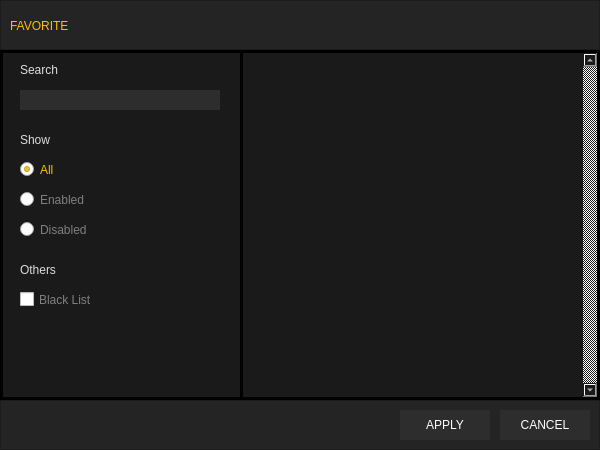
<?xml version="1.0" encoding="UTF-8"?>
<ui version="4.0">
 <class>Dialog</class>
 <widget class="QDialog" name="Dialog">
  <property name="geometry">
   <rect>
    <x>0</x>
    <y>0</y>
    <width>600</width>
    <height>450</height>
   </rect>
  </property>
  <property name="minimumSize">
   <size>
    <width>600</width>
    <height>450</height>
   </size>
  </property>
  <property name="maximumSize">
   <size>
    <width>600</width>
    <height>450</height>
   </size>
  </property>
  <property name="windowTitle">
   <string>Dialog</string>
  </property>
  <property name="styleSheet">
   <string notr="true">background-color: #1a1a1a;
color: #ffffff;</string>
  </property>
  <widget class="QFrame" name="frame_2">
   <property name="geometry">
    <rect>
     <x>0</x>
     <y>400</y>
     <width>600</width>
     <height>50</height>
    </rect>
   </property>
   <property name="styleSheet">
    <string notr="true">background: #242424;
font: 15px &quot;Lato Black&quot;</string>
   </property>
   <property name="frameShape">
    <enum>QFrame::StyledPanel</enum>
   </property>
   <property name="frameShadow">
    <enum>QFrame::Raised</enum>
   </property>
   <widget class="QPushButton" name="cancel_button">
    <property name="geometry">
     <rect>
      <x>500</x>
      <y>10</y>
      <width>90</width>
      <height>30</height>
     </rect>
    </property>
    <property name="styleSheet">
     <string notr="true">background:#2d2d2d;
border:none;</string>
    </property>
    <property name="text">
     <string>CANCEL</string>
    </property>
   </widget>
   <widget class="QPushButton" name="apply_button">
    <property name="geometry">
     <rect>
      <x>400</x>
      <y>10</y>
      <width>90</width>
      <height>30</height>
     </rect>
    </property>
    <property name="styleSheet">
     <string notr="true">background:#2d2d2d;
border:none;</string>
    </property>
    <property name="text">
     <string>APPLY</string>
    </property>
   </widget>
  </widget>
  <widget class="QFrame" name="title_bar">
   <property name="geometry">
    <rect>
     <x>0</x>
     <y>0</y>
     <width>600</width>
     <height>50</height>
    </rect>
   </property>
   <property name="font">
    <font>
     <family>Lato Black</family>
     <weight>50</weight>
     <italic>false</italic>
     <bold>false</bold>
    </font>
   </property>
   <property name="styleSheet">
    <string notr="true">background:#242424</string>
   </property>
   <property name="frameShape">
    <enum>QFrame::StyledPanel</enum>
   </property>
   <property name="frameShadow">
    <enum>QFrame::Raised</enum>
   </property>
   <widget class="QLabel" name="label">
    <property name="geometry">
     <rect>
      <x>10</x>
      <y>10</y>
      <width>161</width>
      <height>31</height>
     </rect>
    </property>
    <property name="styleSheet">
     <string notr="true">color: #ffbe00;
font: 23px &quot;Lato&quot;;</string>
    </property>
    <property name="text">
     <string>FAVORITE</string>
    </property>
   </widget>
  </widget>
  <widget class="QFrame" name="frame_3">
   <property name="geometry">
    <rect>
     <x>0</x>
     <y>50</y>
     <width>600</width>
     <height>350</height>
    </rect>
   </property>
   <property name="styleSheet">
    <string notr="true">QFrame{
	background:transparent;
	border: 3px solid #000000;
}
QCheckBox{
	background: none;
	color: #7f7f7f;
	font: bold 15px &quot;Lato&quot;
}
QCheckBox:Checked{
	color: #ffbe00;
}
QRadioButton{
	background: none;
	color: #7f7f7f;
	font: bold 15px &quot;Lato&quot;
}
QRadioButton:Checked{
	color: #ffbe00;
}
QLabel{
	border: none;
	font: 18px &quot;Lato&quot;;
	color: #dddddd;
}</string>
   </property>
   <property name="frameShape">
    <enum>QFrame::StyledPanel</enum>
   </property>
   <property name="frameShadow">
    <enum>QFrame::Raised</enum>
   </property>
   <widget class="QScrollArea" name="favorArea">
    <property name="geometry">
     <rect>
      <x>240</x>
      <y>0</y>
      <width>360</width>
      <height>350</height>
     </rect>
    </property>
    <property name="styleSheet">
     <string notr="true">QScrollArea{
	background: transparent;
	border: 3px solid #000000;
}
QScrollBar{
	width: 10px;
	background: #252525;
	border:none;
	margin: 0px 0px 0px 0px;
}
QScrollBar::handle{
	background: #1a1a1a;
}
QScrollBar::add-line, QScrollBar::sub-line{
	border:none;
	background: none;
}
QScrollBar::add-page, QScrollBar::sub-page{
	border:none;
	background: none;
}</string>
    </property>
    <property name="verticalScrollBarPolicy">
     <enum>Qt::ScrollBarAlwaysOn</enum>
    </property>
    <property name="horizontalScrollBarPolicy">
     <enum>Qt::ScrollBarAlwaysOff</enum>
    </property>
    <property name="widgetResizable">
     <bool>true</bool>
    </property>
    <widget class="QWidget" name="favor_list">
     <property name="geometry">
      <rect>
       <x>0</x>
       <y>0</y>
       <width>344</width>
       <height>344</height>
      </rect>
     </property>
    </widget>
   </widget>
   <widget class="QLineEdit" name="favor_search">
    <property name="geometry">
     <rect>
      <x>20</x>
      <y>40</y>
      <width>200</width>
      <height>20</height>
     </rect>
    </property>
    <property name="styleSheet">
     <string notr="true">QLineEdit{
	background: #2d2d2d;
	border: none;
	color: #ffffff;
}</string>
    </property>
    <property name="maxLength">
     <number>100</number>
    </property>
   </widget>
   <widget class="QRadioButton" name="favor_ena">
    <property name="geometry">
     <rect>
      <x>20</x>
      <y>140</y>
      <width>96</width>
      <height>19</height>
     </rect>
    </property>
    <property name="text">
     <string>Enabled</string>
    </property>
   </widget>
   <widget class="QRadioButton" name="favor_dis">
    <property name="geometry">
     <rect>
      <x>20</x>
      <y>170</y>
      <width>96</width>
      <height>19</height>
     </rect>
    </property>
    <property name="text">
     <string>Disabled</string>
    </property>
   </widget>
   <widget class="QCheckBox" name="favor_black">
    <property name="geometry">
     <rect>
      <x>20</x>
      <y>240</y>
      <width>101</width>
      <height>19</height>
     </rect>
    </property>
    <property name="text">
     <string>Black List</string>
    </property>
   </widget>
   <widget class="QRadioButton" name="favor_all">
    <property name="geometry">
     <rect>
      <x>20</x>
      <y>110</y>
      <width>96</width>
      <height>19</height>
     </rect>
    </property>
    <property name="text">
     <string>All</string>
    </property>
    <property name="checked">
     <bool>true</bool>
    </property>
   </widget>
   <widget class="QLabel" name="label_2">
    <property name="geometry">
     <rect>
      <x>20</x>
      <y>10</y>
      <width>71</width>
      <height>20</height>
     </rect>
    </property>
    <property name="text">
     <string>Search</string>
    </property>
   </widget>
   <widget class="QLabel" name="label_3">
    <property name="geometry">
     <rect>
      <x>20</x>
      <y>80</y>
      <width>51</width>
      <height>20</height>
     </rect>
    </property>
    <property name="text">
     <string>Show</string>
    </property>
   </widget>
   <widget class="QLabel" name="label_4">
    <property name="geometry">
     <rect>
      <x>20</x>
      <y>210</y>
      <width>61</width>
      <height>20</height>
     </rect>
    </property>
    <property name="text">
     <string>Others</string>
    </property>
   </widget>
  </widget>
 </widget>
 <resources/>
 <connections/>
</ui>
